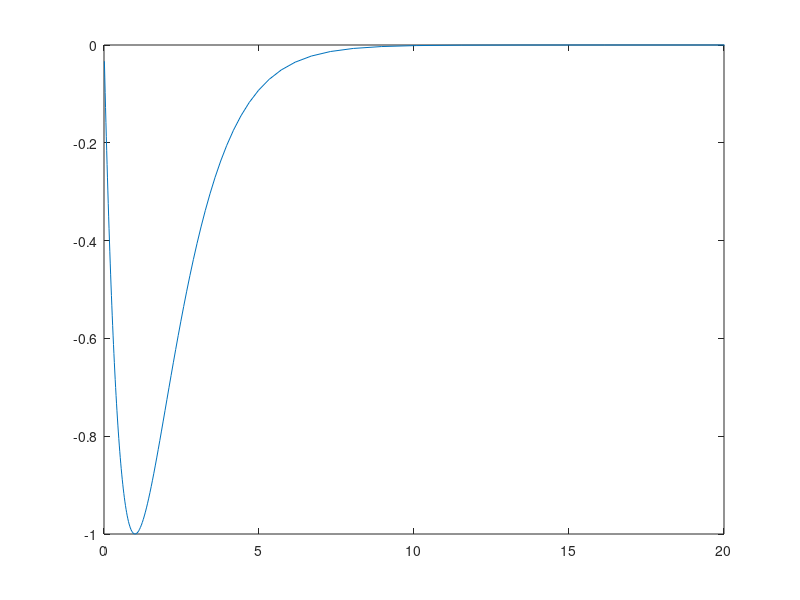

Recreate this plot in MATLAB.
n = 128;
t = linspace(0,pi/2,n);
x=tan(t);
h = (pi/2)/(n-1);

row1=zeros(n,1);
row1(1:2)=[0, -1/2];

row2=zeros(n,1);
row2(1:2)=[-2, 1];

Dt=toeplitz(row1,-row1)/h;
Dt2=toeplitz(row2,row2)/h^2;

Dx = diag(cos(t).^2)*Dt;
Dxx= diag(cos(t).^4)*Dt2+diag(-sin(2*t).*cos(t).^2)*Dt;

B=diag(x);
T = -1/2*B*Dxx;
V = -eye(n);
H = T + V;

[V,E] = eig(H(2:end-1,2:end-1),B(2:end-1,2:end-1));

E = diag(E);
[E,id]=sort(E);
E(1:15)
plot(x(2:end-1), V(:,id(1)));
xlim([0,20]);
